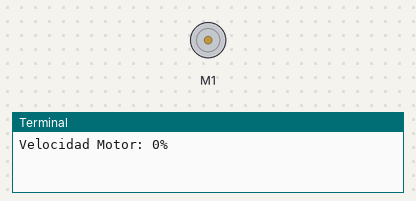
Simulated run of this program. Board: Raspberry Pi (BCM pin numbers). On the bench: DC motor (green arrow = forward, orange = backward, longer = faster), the last lines printed to the terminal.

Above: at 0.1 s.
At 10.1 s:
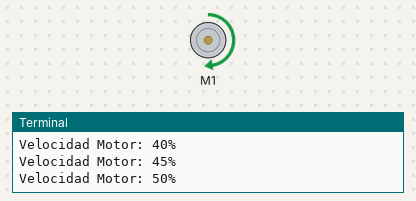
At 20.1 s:
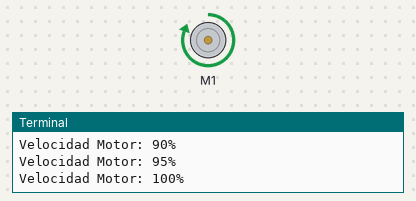
At 37.1 s:
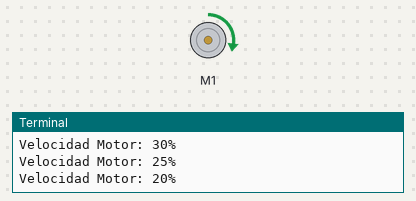
Timing chart, 0 to 40.0 s (numbered marks = the images above):
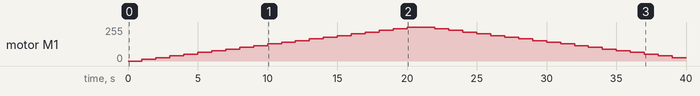

The program:

pwm_motor.py
```python
from gpiozero import Motor
from time import sleep

# Configuramos el motor:
# forward=IN1, backward=IN2, enable=Pin de tu código de brillo (GPIO 12)
motor = Motor(forward=17, backward=22, enable=12)

try:
    while True:
        # Tu misma lógica de incremento de "brillo" aplicada a "velocidad"
        for valor in range(0, 101, 5):
            velocidad = valor / 100.0 # gpiozero usa escala de 0.0 a 1.0
            motor.forward(velocidad)   # En lugar de led.value, usamos motor.forward
            print(f"Velocidad Motor: {valor}%")
            sleep(1)

        for valor in range(100, -1, -5):
            velocidad = valor / 100.0
            motor.forward(velocidad)
            print(f"Velocidad Motor: {valor}%")
            sleep(1)

        sleep(3)

        for valor in range(0, 101, 5):
            velocidad = valor / 100.0 # gpiozero usa escala de 0.0 a 1.0
            motor.backward(velocidad)   # En lugar de led.value, usamos motor.forward
            print(f"Velocidad Motor: {valor}%")
            sleep(1)

        for valor in range(100, -1, -5):
            velocidad = valor / 100.0
            motor.backward(velocidad)
            print(f"Velocidad Motor: {valor}%")
            sleep(1)


except KeyboardInterrupt:
    print("\nDeteniendo motor")
    motor.stop() # Limpieza automática de gpiozero
```

Measured:
- by itself, motor M1: rises from stopped to forward 255/255 in 19.0 s, then falls to forward 26/255 in 19.0 s
